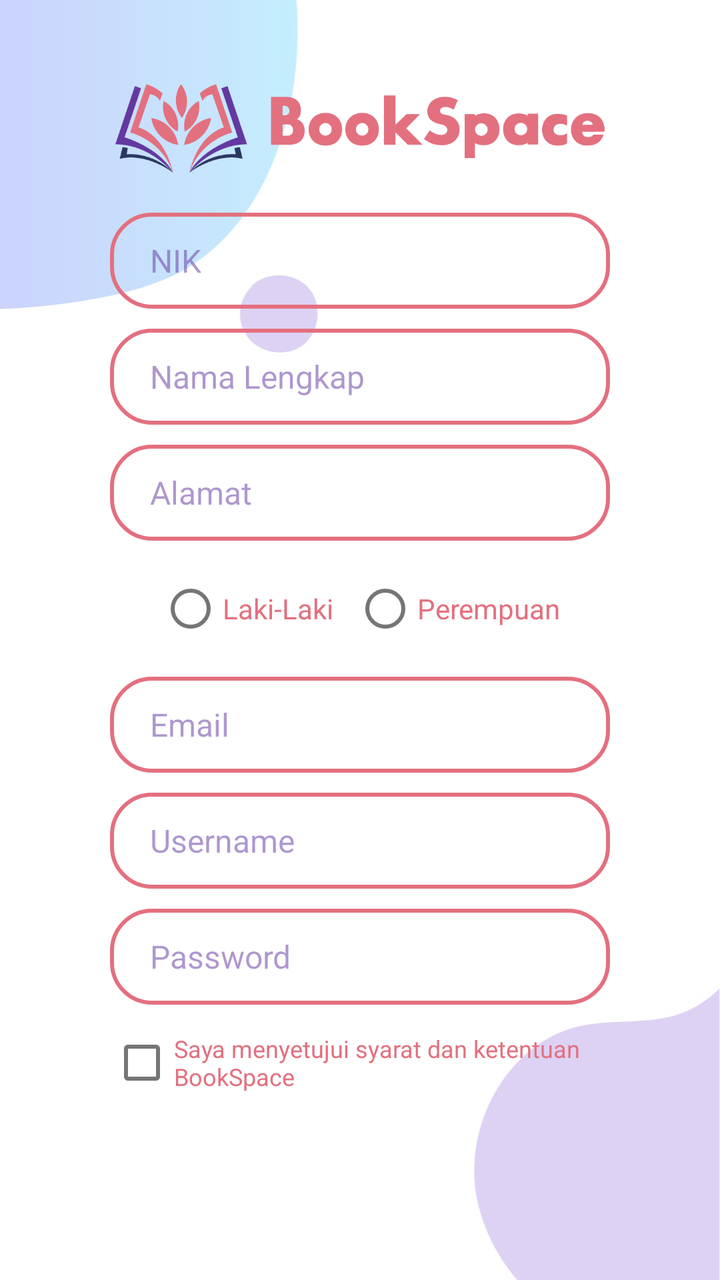
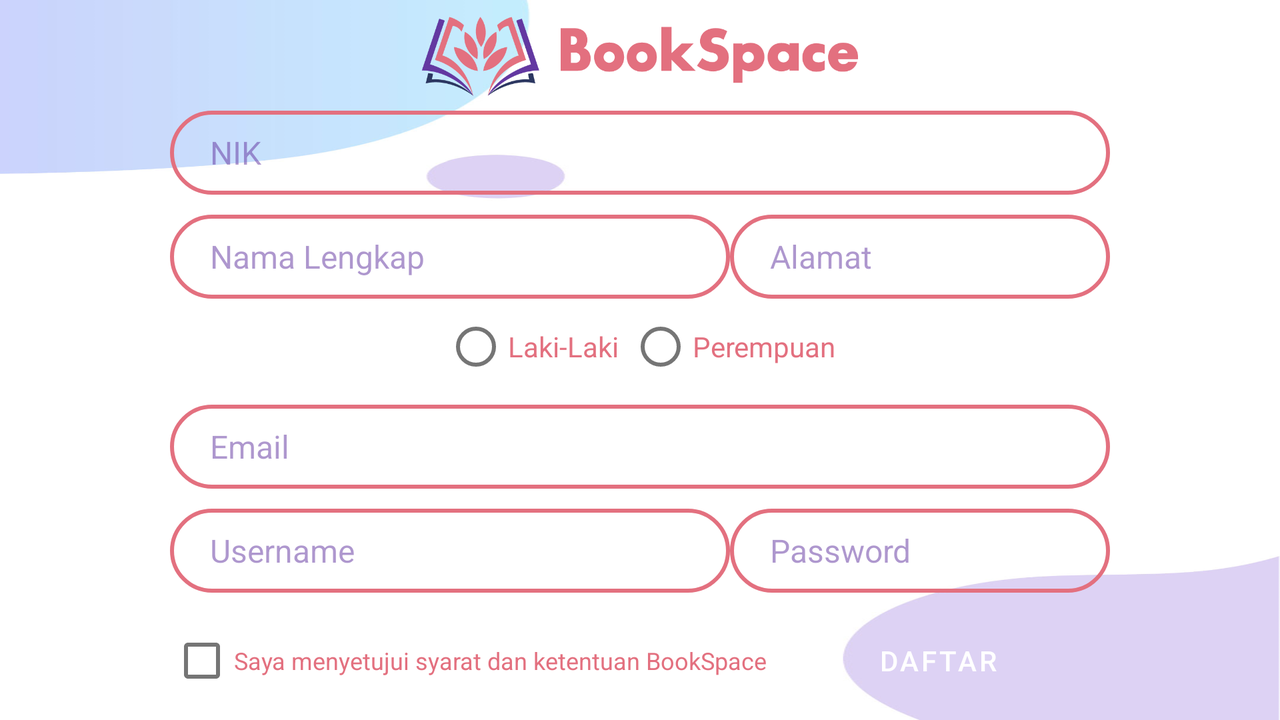

First picture: res/layout/ on a phone held upright. Second picture: the repository's own variant of that layout, on a device whose configuration matches the variant's folder. Source for both follows.
<!-- AndroidManifest.xml: application theme Theme.BookSpace -->
<!-- res/layout/activity_daftar.xml -->
<?xml version="1.0" encoding="utf-8"?>
<androidx.constraintlayout.widget.ConstraintLayout xmlns:android="http://schemas.android.com/apk/res/android"
    xmlns:app="http://schemas.android.com/apk/res-auto"
    xmlns:tools="http://schemas.android.com/tools"
    android:layout_width="match_parent"
    android:layout_height="match_parent"
    android:background="@drawable/bg_nofill02"
    tools:context=".DaftarActivity">

    <LinearLayout
        android:layout_width="match_parent"
        android:layout_height="match_parent"
        android:gravity="center"
        android:orientation="vertical"
        android:paddingHorizontal="55dp"
        app:layout_constraintBottom_toBottomOf="parent"
        app:layout_constraintEnd_toEndOf="parent"
        app:layout_constraintStart_toStartOf="parent"
        app:layout_constraintTop_toTopOf="parent">


        <ImageView
            android:id="@+id/logo"
            android:layout_width="wrap_content"
            android:layout_height="85dp"
            app:srcCompat="@drawable/logo_bookspace" />

        <LinearLayout
            android:layout_width="match_parent"
            android:layout_height="wrap_content"
            android:gravity="center"
            android:orientation="vertical">

            <EditText
                android:id="@+id/nik"
                android:layout_width="match_parent"
                android:layout_height="wrap_content"
                android:layout_marginBottom="10dp"
                android:background="@drawable/form_pink"
                android:hint="NIK"
                android:inputType="numberDecimal"
                android:minHeight="48dp"
                android:paddingLeft="20dp"
                android:paddingRight="20dp"
                android:paddingTop="10dp"
                android:paddingBottom="10dp"
                android:textColor="@color/purple"
                android:textColorHint="@color/purple_85"
                android:textSize="16dp" />

            <EditText
                android:id="@+id/nama"
                android:layout_width="match_parent"
                android:layout_height="wrap_content"
                android:layout_marginBottom="10dp"
                android:background="@drawable/form_pink"
                android:hint="Nama Lengkap"
                android:inputType="textPersonName"
                android:minHeight="48dp"
                android:paddingLeft="20dp"
                android:paddingRight="20dp"
                android:paddingTop="10dp"
                android:paddingBottom="10dp"
                android:textColor="@color/purple"
                android:textColorHint="@color/purple_85"
                android:textSize="16dp" />

            <EditText
                android:id="@+id/alamat"
                android:layout_width="match_parent"
                android:layout_height="wrap_content"
                android:layout_marginBottom="10dp"
                android:background="@drawable/form_pink"
                android:hint="Alamat"
                android:inputType="textPersonName"
                android:minHeight="48dp"
                android:paddingLeft="20dp"
                android:paddingRight="20dp"
                android:paddingTop="10dp"
                android:paddingBottom="10dp"
                android:textColor="@color/purple"
                android:textColorHint="@color/purple_85"
                android:textSize="16dp" />

            <RadioGroup
                android:id="@+id/jenis_kelamin"
                android:layout_width="match_parent"
                android:layout_height="wrap_content"
                android:layout_marginBottom="10dp"
                android:gravity="center"
                android:orientation="horizontal">

                <RadioButton
                    android:id="@+id/laki_laki"
                    android:layout_width="wrap_content"
                    android:layout_height="wrap_content"
                    android:layout_marginRight="10dp"
                    android:text="Laki-Laki"
                    android:textColor="@color/pink" />

                <RadioButton
                    android:id="@+id/perempuan"
                    android:layout_width="wrap_content"
                    android:layout_height="wrap_content"
                    android:text="Perempuan"
                    android:textColor="@color/pink" />
            </RadioGroup>

            <EditText
                android:id="@+id/email"
                android:layout_width="match_parent"
                android:layout_height="wrap_content"
                android:layout_marginBottom="10dp"
                android:background="@drawable/form_pink"
                android:hint="Email"
                android:inputType="textEmailAddress"
                android:minHeight="48dp"
                android:paddingLeft="20dp"
                android:paddingTop="10dp"
                android:paddingRight="20dp"
                android:paddingBottom="10dp"
                android:textColor="@color/purple"
                android:textColorHint="@color/purple_85"
                android:textSize="16dp" />

            <EditText
                android:id="@+id/username"
                android:layout_width="match_parent"
                android:layout_height="wrap_content"
                android:layout_marginBottom="10dp"
                android:background="@drawable/form_pink"
                android:hint="Username"
                android:inputType="textPersonName"
                android:maxLength="10"
                android:minHeight="48dp"
                android:paddingLeft="20dp"
                android:paddingRight="20dp"
                android:paddingTop="10dp"
                android:paddingBottom="10dp"
                android:textColor="@color/purple"
                android:textColorHint="@color/purple_85"
                android:textSize="16dp" />

            <EditText
                android:id="@+id/password"
                android:layout_width="match_parent"
                android:layout_height="wrap_content"
                android:layout_marginBottom="5dp"
                android:background="@drawable/form_pink"
                android:hint="Password"
                android:inputType="textPassword"
                android:minHeight="48dp"
                android:paddingLeft="20dp"
                android:paddingRight="20dp"
                android:paddingTop="10dp"
                android:paddingBottom="10dp"
                android:textColor="@color/purple"
                android:textColorHint="@color/purple_85"
                android:textSize="16dp" />

            <CheckBox
                android:id="@+id/check_term"
                android:layout_width="wrap_content"
                android:layout_height="wrap_content"
                android:layout_marginBottom="5dp"
                android:textColor="@color/pink"
                android:text="Saya menyetujui syarat dan ketentuan BookSpace"
                android:textSize="12dp" />

            <Button
                android:id="@+id/btn_daftar"
                android:layout_width="wrap_content"
                android:layout_height="wrap_content"
                android:layout_marginBottom="10dp"
                android:background="@drawable/button_pink"
                android:paddingHorizontal="45dp"
                android:text="Daftar"
                android:textColor="@color/white"
                app:backgroundTint="@null" />

        </LinearLayout>

    </LinearLayout>

</androidx.constraintlayout.widget.ConstraintLayout>
<!-- resources referenced by this layout -->
<resources>
  <color name="pink">#e3707f</color>
  <color name="purple">#6338a1</color>
  <color name="purple_85">#856338a1</color>
  <color name="white">#FFFFFFFF</color>
  <!-- drawable bg_nofill02: jpg bitmap (drawable, 44244 bytes) -->
  <!-- drawable form_pink (drawable) -->
  <?xml version="1.0" encoding="utf-8"?>
  <shape xmlns:android="http://schemas.android.com/apk/res/android">
      <corners android:radius="20dp"/>
      <stroke android:width="2dp"
          android:color="@color/pink"/>
  </shape>
  <!-- drawable logo_bookspace: png bitmap (drawable, 28507 bytes) -->
  <style name="Theme.BookSpace" parent="Theme.MaterialComponents.DayNight.NoActionBar">
          
          <item name="colorPrimary">@color/purple_500</item>
          <item name="colorPrimaryVariant">@color/purple_700</item>
          <item name="colorOnPrimary">@color/white</item>
          
          <item name="colorSecondary">@color/teal_200</item>
          <item name="colorSecondaryVariant">@color/teal_700</item>
          <item name="colorOnSecondary">@color/black</item>
          
          <item name="android:statusBarColor" tools:targetApi="l">?attr/colorPrimaryVariant</item>
          
      </style>
  <color name="purple_500">#FF6200EE</color>
  <color name="purple_700">#FF3700B3</color>
  <color name="teal_200">#FF03DAC5</color>
  <color name="teal_700">#FF018786</color>
  <color name="black">#FF000000</color>
</resources>
<!-- res/layout-land/activity_daftar.xml (the repository's variant of the layout above) -->
<!-- drawn on the phone turned sideways -->
<?xml version="1.0" encoding="utf-8"?>
<androidx.constraintlayout.widget.ConstraintLayout xmlns:android="http://schemas.android.com/apk/res/android"
    xmlns:app="http://schemas.android.com/apk/res-auto"
    xmlns:tools="http://schemas.android.com/tools"
    android:layout_width="match_parent"
    android:layout_height="match_parent"
    android:background="@drawable/bg_nofill02"
    tools:context=".DaftarActivity">

    <LinearLayout
        android:layout_width="match_parent"
        android:layout_height="match_parent"
        android:gravity="center"
        android:orientation="vertical"
        android:paddingHorizontal="85dp"
        app:layout_constraintBottom_toBottomOf="parent"
        app:layout_constraintEnd_toEndOf="parent"
        app:layout_constraintStart_toStartOf="parent"
        app:layout_constraintTop_toTopOf="parent">

        <ImageView
            android:id="@+id/logo"
            android:layout_width="wrap_content"
            android:layout_height="45dp"
            android:layout_marginBottom="5dp"
            app:srcCompat="@drawable/logo_bookspace" />

        <LinearLayout
            android:layout_width="match_parent"
            android:layout_height="wrap_content"
            android:gravity="center"
            android:orientation="vertical">

            <EditText
                android:id="@+id/nik"
                android:layout_width="match_parent"
                android:layout_height="wrap_content"
                android:layout_marginBottom="10dp"
                android:background="@drawable/form_pink"
                android:hint="NIK"
                android:inputType="numberDecimal"
                android:minHeight="42dp"
                android:paddingLeft="20dp"
                android:paddingRight="20dp"
                android:paddingTop="10dp"
                android:paddingBottom="10dp"
                android:textColor="@color/purple"
                android:textColorHint="@color/purple_85"
                android:textSize="16dp" />

            <androidx.constraintlayout.widget.ConstraintLayout
                android:layout_width="match_parent"
                android:layout_height="match_parent">

                <EditText
                    android:id="@+id/nama"
                    android:layout_width="280dp"
                    android:layout_height="wrap_content"
                    android:background="@drawable/form_pink"
                    android:hint="Nama Lengkap"
                    android:inputType="textPersonName"
                    android:minHeight="42dp"
                    android:paddingLeft="20dp"
                    android:paddingTop="10dp"
                    android:paddingRight="20dp"
                    android:paddingBottom="10dp"
                    android:textColor="@color/purple"
                    android:textColorHint="@color/purple_85"
                    android:textSize="16dp"
                    app:layout_constraintStart_toStartOf="parent" />

                <EditText
                    android:id="@+id/alamat"
                    android:layout_width="0dp"
                    android:layout_height="wrap_content"
                    android:background="@drawable/form_pink"
                    android:hint="Alamat"
                    android:inputType="textPersonName"
                    android:minHeight="42dp"
                    android:paddingLeft="20dp"
                    android:paddingTop="10dp"
                    android:paddingRight="20dp"
                    android:paddingBottom="10dp"
                    android:textColor="@color/purple"
                    android:textColorHint="@color/purple_85"
                    android:textSize="16dp"
                    app:layout_constraintEnd_toEndOf="parent"
                    app:layout_constraintStart_toEndOf="@+id/nama" />

            </androidx.constraintlayout.widget.ConstraintLayout>

            <RadioGroup
                android:id="@+id/jenis_kelamin"
                android:layout_width="match_parent"
                android:layout_height="wrap_content"
                android:layout_marginBottom="5dp"
                android:gravity="center"
                android:orientation="horizontal">

                <RadioButton
                    android:id="@+id/laki_laki"
                    android:layout_width="wrap_content"
                    android:layout_height="wrap_content"
                    android:layout_marginRight="5dp"
                    android:text="Laki-Laki"
                    android:textColor="@color/pink" />

                <RadioButton
                    android:id="@+id/perempuan"
                    android:layout_width="wrap_content"
                    android:layout_height="wrap_content"
                    android:text="Perempuan"
                    android:textColor="@color/pink" />

            </RadioGroup>

            <EditText
                android:id="@+id/email"
                android:layout_width="match_parent"
                android:layout_height="wrap_content"
                android:background="@drawable/form_pink"
                android:layout_marginBottom="10dp"
                android:hint="Email"
                android:inputType="textEmailAddress"
                android:minHeight="42dp"
                android:paddingLeft="20dp"
                android:paddingTop="10dp"
                android:paddingRight="20dp"
                android:paddingBottom="10dp"
                android:textColor="@color/purple"
                android:textColorHint="@color/purple_85"
                android:textSize="16dp" />

            <androidx.constraintlayout.widget.ConstraintLayout
                android:layout_width="match_parent"
                android:layout_height="match_parent"
                android:layout_marginBottom="10dp">

                <EditText
                    android:id="@+id/username"
                    android:layout_width="280dp"
                    android:layout_height="wrap_content"
                    android:background="@drawable/form_pink"
                    android:hint="Username"
                    android:inputType="textPersonName"
                    android:maxLength="10"
                    android:minHeight="42dp"
                    android:paddingLeft="20dp"
                    android:paddingTop="10dp"
                    android:paddingRight="20dp"
                    android:paddingBottom="10dp"
                    android:textColor="@color/purple"
                    android:textColorHint="@color/purple_85"
                    android:textSize="16dp"
                    app:layout_constraintStart_toStartOf="parent" />

                <EditText
                    android:id="@+id/password"
                    android:layout_width="0dp"
                    android:layout_height="wrap_content"
                    android:background="@drawable/form_pink"
                    android:hint="Password"
                    android:inputType="textPassword"
                    android:minHeight="42dp"
                    android:paddingLeft="20dp"
                    android:paddingTop="10dp"
                    android:paddingRight="20dp"
                    android:paddingBottom="10dp"
                    android:textColor="@color/purple"
                    android:textColorHint="@color/purple_85"
                    android:textSize="16dp"
                    app:layout_constraintEnd_toEndOf="parent"
                    app:layout_constraintStart_toEndOf="@+id/username" />

            </androidx.constraintlayout.widget.ConstraintLayout>

            <androidx.constraintlayout.widget.ConstraintLayout
                android:layout_width="match_parent"
                android:layout_height="match_parent">

                <CheckBox
                    android:id="@+id/check_term"
                    android:layout_width="wrap_content"
                    android:layout_height="wrap_content"
                    android:text="Saya menyetujui syarat dan ketentuan BookSpace"
                    android:textColor="@color/pink"
                    android:textSize="12dp"
                    app:layout_constraintStart_toStartOf="parent" />

                <Button
                    android:id="@+id/btn_daftar"
                    android:layout_width="wrap_content"
                    android:layout_height="wrap_content"
                    android:background="@drawable/button_pink"
                    android:paddingHorizontal="45dp"
                    android:text="Daftar"
                    android:textColor="@color/white"
                    app:backgroundTint="@null"
                    app:layout_constraintEnd_toEndOf="parent"
                    app:layout_constraintStart_toEndOf="@+id/check_term" />
            </androidx.constraintlayout.widget.ConstraintLayout>

        </LinearLayout>

    </LinearLayout>

</androidx.constraintlayout.widget.ConstraintLayout>
